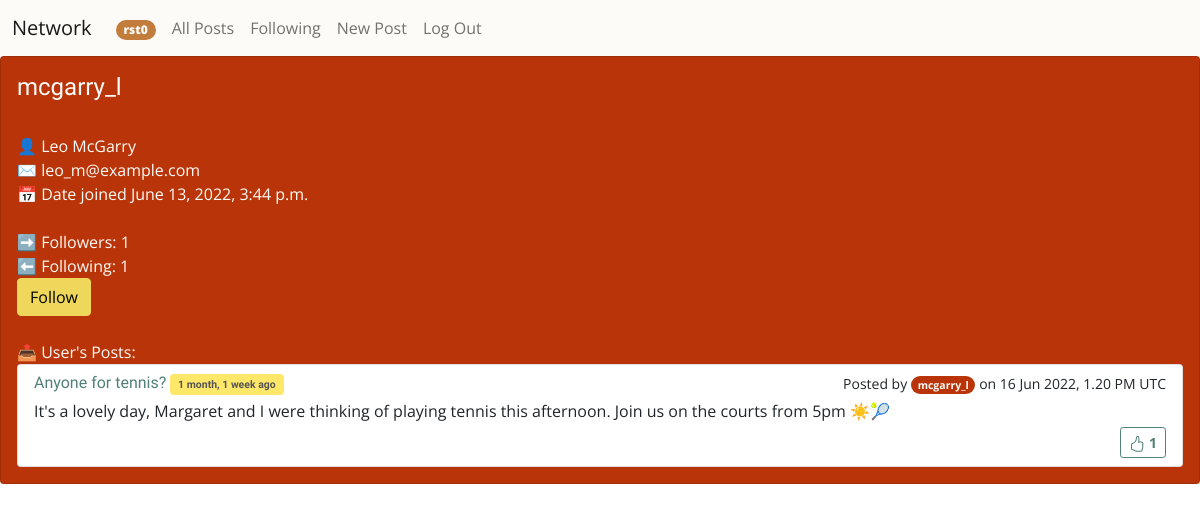
Screenshot of /user/5 (signed in) with the database file from the repository.
### network/models.py (models this page shows, shortened)
class User(AbstractUser):
    userColour = RGBColorField(default='#FF9000')

class Post(models.Model):
    user = models.ForeignKey("User", on_delete=models.CASCADE, related_name="post")
    subject = models.CharField(max_length=255, blank=False)
    body = models.TextField(blank=False)
    timestamp = models.DateTimeField(auto_now_add=True)
    likes = models.ForeignKey("Like", null=True, blank=True, on_delete=models.CASCADE, related_name="likedBy")

### network/views.py (the view)
# urls.py: path("user/<int:user_id>", views.userPosts, name="userPosts"),
def userPosts(request, user_id):
    form = NewPost()
    user = User.objects.get(id=user_id)
    posts = Post.objects.filter(user=user_id).select_related('likes').annotate(num_Likes=Count('likedPost')).order_by("-timestamp").all()
    follows = Follower.objects.filter(user=user_id).annotate(num_Follows=Count('follows'))
    paginator = Paginator(posts,10)
    page_number = request.GET.get('page')
    page_obj = paginator.get_page(page_number)
    if not follows:
        follows = [0]
    followers = Follower.objects.filter(follows=user_id).annotate(num_Followers=Count('follows'))
    if not followers:
        followers = [0]
    if Follower.objects.filter(user=request.user, follows=user_id):
        is_followed = True
    else:
        is_followed = False
    try:
        userLikes = [post.id if Like.objects.filter(post=post.id, user=request.user) else None for post in posts]
    except:
        userLikes = None
    return render(request, "network/user.html", {
    "user" : user,
    "posts": page_obj,
    "follows": len(follows),
    "followers": len(followers),
    "is_followed": is_followed,
    "form": form,
    "userLikes": userLikes,
})

### network/forms.py
class NewPost(forms.ModelForm):
    def __init__(self, *args, **kwargs):
        super().__init__(*args, **kwargs)
        self.helper = FormHelper()
        self.helper.form_id = "id-exampleForm"
        self.helper.form_class = 'blueForms'
        self.helper.form_method = 'post'
        self.helper.form_action = 'submit_survey'
        self.helper.add_input(Submit('submit', 'Submit'))
    class Meta:
        model = Post
        exclude = ('user', 'likes')

### network/templates/network/user.html (shortened to what this page needs)
{% extends "network/layout.html" %}
{% load static %}
{% load bootstrap_pagination %}
{% load crispy_forms_tags %}
{% block body %}
<section id="profile-view" style="display: block;">
      <div class="card card-body text-light" style="background: {{user.userColour}}">
      <H4>{{user.username}}</H4></br> 👤 {{user.first_name}} {{user.last_name}}</br>
       ✉️ {{user.email}}</br>
       📅 Date joined {{ user.date_joined }}<br><br>
       ➡️ Followers:
        {% if followers %}
        {{followers}}
        {% else %}
        0
        {% endif %}
        <br>
       ⬅️ Following:
        {% if follows %}
        {{follows}}
        {% else %}
        0
        {% endif %}
        <br>
    {% if user.is_authenticated %}
        {% if request.user.id != user.id %}
            {% if not is_followed %}
            <form action="/addFollower" method="post">
                <input type="submit" class="btn btn-secondary" value="Follow" name="followButton">
            </form>
            {% else %}
            <form action="/removeFollower" method="post">
                {% csrf_token %}
                <input type="hidden" value="{{user.id}}" name="unfollowUser" size="1"/>
                <input type="submit" class="btn btn-secondary" value="Unfollow" name="unfollowButton">
            </form>
            {% endif %}
        {% endif %}
    {% endif %}
    <br>📤 User's Posts:
        <section id="posts-list" style="display: block;">
            <div class="card" >
                <div class="list-group list-group-flush" id="allPosts">
                {% for post in posts %}
                <div class="list-group-item list-group-item-action flex-column align-items-start ">
                    <div class="d-flex w-100 justify-content-between">
                    <h6 class="mb-1 text-primary" id="post-subject-{{post.id}}">{{ post.subject }} <span class="badge bg-warning text-dark"><small>{{ post.timestamp|timesince }} ago</small></span></h6>
                    <small id="posted-by-{{post.id}}">Posted by
                      {% if user.is_authenticated %}
                        <badge class="badge rounded-pill text-light" style="background: {{post.user.userColour}}" id="show-profile" href="{{post.user.id}}">{{ post.user.username }}</badge>
                      {% else %}
                        {{ post.user.username }}
                      {% endif %}
                    on {{ post.timestamp|date:'j M Y, g.i A e'  }}
                        </small>
                    </div>
                    <p class="mb-1" id="post-body-{{post.id}}">{{ post.body }}</p>
                    <div class="text-end">
                      {% if post.user.id == request.user.id %}
                      <div class="d-flex justify-content-between">
                        <div class="btn-toolbar" role="toolbar" aria-label="Toolbar with button groups">
                          <div class="btn-group me-2" role="group" aria-label="First group">
                        <button class="btn btn-primary btn-sm text-light" id="edit-post-button-{{post.id}}" onclick="show('{{post.id}}')">Edit</button></div>
                        <div class="btn-group me-2" role="group" aria-label="Second group">
                        <form id="delPostForm" action="{% url 'deletePost' %}" method="post">
                          {% csrf_token %}
                            <input type ="hidden" id="post_id" name="post_id" value="{{ post.id }}">
                            <button type="submit" class="btn btn-danger">
                              <svg xmlns="http://www.w3.org/2000/svg" width="16" height="16" fill="currentColor" class="bi bi-trash" viewBox="0 0 16 16">
                              <path d="M5.5 5.5A.5.5 0 0 1 6 6v6a.5.5 0 0 1-1 0V6a.5.5 0 0 1 .5-.5zm2.5 0a.5.5 0 0 1 .5.5v6a.5.5 0 0 1-1 0V6a.5.5 0 0 1 .5-.5zm3 .5a.5.5 0 0 0-1 0v6a.5.5 0 0 0 1 0V6z"/>
                              <path fill-rule="evenodd" d="M14.5 3a1 1 0 0 1-1 1H13v9a2 2 0 0 1-2 2H5a2 2 0 0 1-2-2V4h-.5a1 1 0 0 1-1-1V2a1 1 0 0 1 1-1H6a1 1 0 0 1 1-1h2a1 1 0 0 1 1 1h3.5a1 1 0 0 1 1 1v1zM4.118 4 4 4.059V13a1 1 0 0 0 1 1h6a1 1 0 0 0 1-1V4.059L11.882 4H4.118zM2.5 3V2h11v1h-11z"/>
                            </svg>
                          </button></div></div>
                      </form>
                        {% else %}
                        <div>
                        {% endif %}
                        {% if post.id in userLikes %}
                        <div id="numLikesVal-{{post.id}}"><button href="" class="btn btn-primary btn-sm text-light" id="followButton-{{post.id}}" onclick="like('{{post.id}}')" {% if post.user == request.user %}disabled{%endif%}><svg xmlns="http://www.w3.org/2000/svg" width="16" height="16" fill="currentColor" class="bi bi-hand-thumbs-up-fill" viewBox="0 0 16 16">
                          <path d="M6.956 1.745C7.021.81 7.908.087 8.864.325l.261.066c.463.116.874.456 1.012.965.22.816.533 2.511.062 4.51a9.84 9.84 0 0 1 .443-.051c.713-.065 1.669-.072 2.516.21.518.173.994.681 1.2 1.273.184.532.16 1.162-.234 1.733.058.119.103.242.138.363.077.27.113.567.113.856 0 .289-.036.586-.113.856-.039.135-.09.273-.16.404.169.387.107.819-.003 1.148a3.163 3.163 0 0 1-.488.901c.054.152.076.312.076.465 0 .305-.089.625-.253.912C13.1 15.522 12.437 16 11.5 16H8c-.605 0-1.07-.081-1.466-.218a4.82 4.82 0 0 1-.97-.484l-.048-.03c-.504-.307-.999-.609-2.068-.722C2.682 14.464 2 13.846 2 13V9c0-.85.685-1.432 1.357-1.615.849-.232 1.574-.787 2.132-1.41.56-.627.914-1.28 1.039-1.639.199-.575.356-1.539.428-2.59z"/>
                        </svg><strong id="followText-{{post.id}}"> {{ post.num_Likes }}
                          {% else %}
                          <div id="numLikesVal-{{post.id}}"><button href="" class="btn btn-outline-primary btn-sm"  id="followButton-{{post.id}}" onclick="like('{{post.id}}')" ><strong id="followText-{{post.id}}"> {{ post.num_Likes }}
                            {% endif %}
                        </strong></button>
                      </div>
                      </div>
                      </div>
              </div>
                {% endfor %}
                </div>
            </div>
            </section>
      </div>
  </section>
{% endblock %}

### network/templates/network/layout.html (shortened to what this page needs)
{% load static %}
<!DOCTYPE html>
<html lang="en">
  <head>
    <link
      href="https://cdn.jsdelivr.net/npm/bootstrap@5.2.0-beta1/dist/css/bootstrap.min.css"
      rel="stylesheet"
    />
    <link href="{% static 'network/styles.css' %}" rel="stylesheet" />
  </head>
  <body>
    <nav class="navbar navbar-expand-lg navbar-light bg-light">
      <div class="container-fluid">
        <a class="navbar-brand" href="{% url 'index' %}">Network</a>
        <div class="collapse navbar-collapse" id="navbarToggler">
          <ul class="navbar-nav me-auto mb-2 mb-lg-0">
            {% if user.is_authenticated %}
            <li class="nav-item">
              <a class="nav-link" href="/user/{{request.user.id}}"
                ><badge
                  class="badge rounded-pill text-light"
                  style="background: {{request.user.userColour}}"
                  ><strong>{{ request.user.username }}</strong></badge
                ></a
              >
            </li>
            {% endif %}
            <li class="nav-item">
              <a class="nav-link" href="{% url 'index' %}">All Posts</a>
            </li>
            {% if user.is_authenticated %}
            <li class="nav-item">
              <a class="nav-link" href="{% url 'following' %}">Following</a>
            </li>
            <li class="nav-item">
              <a
                class="nav-link"
                data-bs-toggle="collapse"
                href="#collapseNewPost"
                role="button"
                aria-expanded="false"
                aria-controls="collapseNewPost"
                >New Post</a
              >
            </li>
            <li class="nav-item">
              <a class="nav-link" href="{% url 'logout' %}">Log Out</a>
            </li>
            {% endif %}
          </ul>
        </div>
      </div>
    </nav>
    <div class="body">{% block body %} {% endblock %}</div>
  </body>
</html>

### rows the page displays
User: user.username "rst0"
User: username "mcgarry_l", first_name "Leo", last_name "McGarry", email "leo_m@example.com", date_joined "June 13, 2022, 3:44 p.m."
Post: subject "Anyone for tennis?", timestamp "1 month, 1 week", user.username "mcgarry_l", timestamp "16 Jun 2022, 1.20 PM UTC", body "It's a lovely day, Margaret and I were thinking of playing tennis this afternoon. Join us on the courts from 5pm ☀️🎾", num_Likes "1"

### other values shown
{{ followers }} "1"
{{ follows }} "1"
